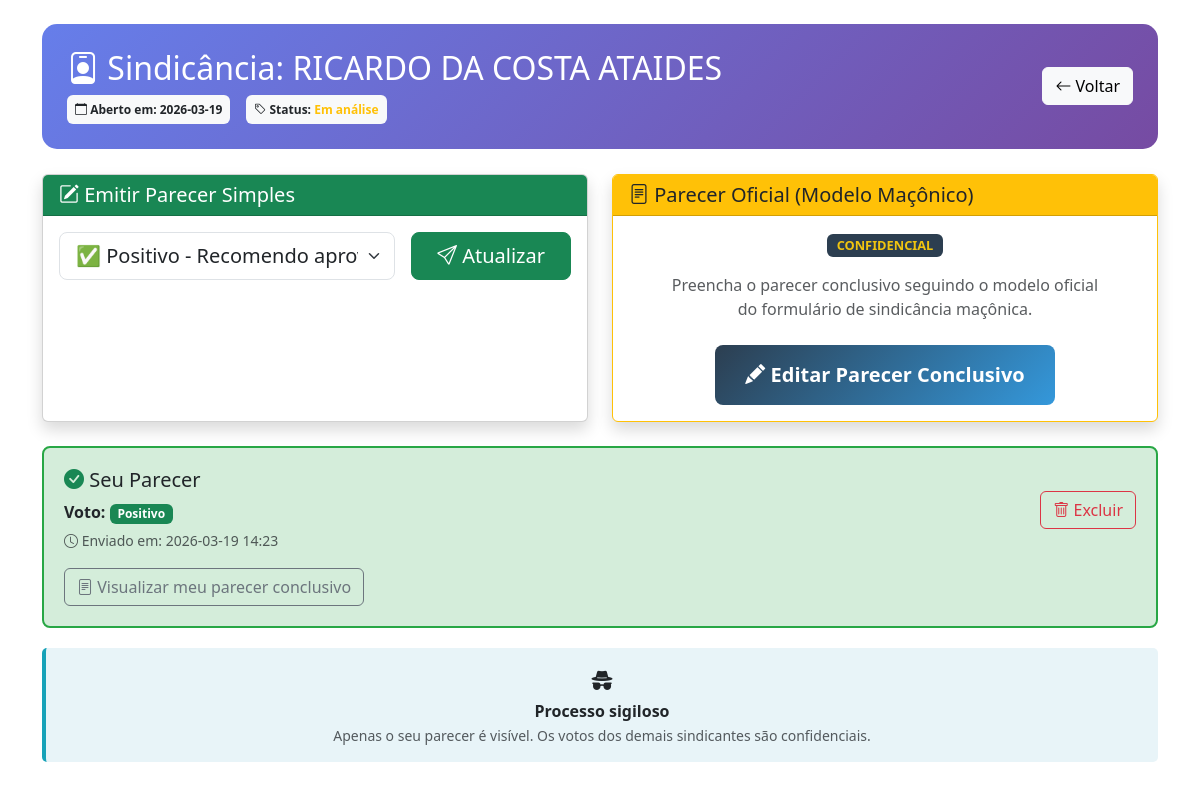
/sindicancia/1 (signed in), run on the app's committed database.
### tables this page shows
CREATE TABLE candidatos (
        id INTEGER PRIMARY KEY AUTOINCREMENT,
        nome TEXT NOT NULL,
        status TEXT DEFAULT 'Em análise',
        data_criacao TEXT NOT NULL,
        data_fechamento TEXT,
        fechado INTEGER DEFAULT 0,
        resultado_final TEXT
    );

CREATE TABLE sindicancias (
        id INTEGER PRIMARY KEY AUTOINCREMENT,
        candidato_id INTEGER NOT NULL,
        sindicante TEXT NOT NULL,
        parecer TEXT NOT NULL,
        data_envio TEXT NOT NULL, parecer_conclusivo TEXT,
        FOREIGN KEY (candidato_id) REFERENCES candidatos (id) ON DELETE CASCADE,
        UNIQUE(candidato_id, sindicante)
    );

### app.py (the view, shortened to what this page needs)
@app.route("/sindicancia/<int:id>", methods=["GET", "POST"])
@login_required
def visualizar_sindicancia(id):
    if session["tipo"] == "admin":
        flash("Administradores não podem emitir pareceres", "warning")
        return redirect("/candidatos")
    conn = get_db()
    cursor = conn.cursor()
    cursor.execute("SELECT * FROM candidatos WHERE id = ?", (id,))
    candidato = cursor.fetchone()
    if not candidato:
        flash("Candidato não encontrado", "danger")
        return redirect("/minhas_sindicancias")
    bloqueado = candidato["fechado"] == 1
    usuario = session["usuario"]
    cursor.execute("""
        SELECT s.*, u.usuario, u.nome_completo
        FROM sindicancias s
        JOIN usuarios u ON s.sindicante = u.usuario
        WHERE s.candidato_id = ?
        ORDER BY s.data_envio DESC
    """, (id,))
    registros = cursor.fetchall()
    cursor.execute("""
        SELECT * FROM sindicancias
        WHERE candidato_id = ? AND sindicante = ?
    """, (id, usuario))
    meu_parecer = cursor.fetchone()
    cursor.execute("""
        SELECT id FROM pareceres_conclusivos
        WHERE candidato_id = ? AND sindicante = ?
    """, (id, usuario))
    parecer_conclusivo_existente = cursor.fetchone()
    conn.close()
    total_votos = len(registros)
    votos_positivos = sum(1 for r in registros if r["parecer"] == "positivo")
    votos_negativos = total_votos - votos_positivos
    return render_template("sindicancia.html",
                          candidato=candidato,
                          registros=registros,
                          meu_parecer=meu_parecer,
                          parecer_conclusivo_existente=parecer_conclusivo_existente,
                          total_votos=total_votos,
                          votos_positivos=votos_positivos,
                          votos_negativos=votos_negativos,
                          bloqueado=bloqueado,
                          tipo=session["tipo"],
                          usuario_atual=usuario)

### app.py (called while the page is built)
@app.context_processor
def inject_global():
    return {'datetime': datetime, 'now': datetime.now()}

def login_required(f):
    @wraps(f)
    def decorated_function(*args, **kwargs):
        if "usuario" not in session:
            flash("Faça login para acessar esta página", "warning")
            return redirect("/")
        return f(*args, **kwargs)
    return decorated_function

def get_db():
    conn = sqlite3.connect("banco.db")
    conn.row_factory = sqlite3.Row
    return conn

### templates/sindicancia.html (shortened to what this page needs)
<!DOCTYPE html>
<html lang="pt-br">
<head>
    <link href="https://cdn.jsdelivr.net/npm/bootstrap@5.3.0/dist/css/bootstrap.min.css" rel="stylesheet">
    <link rel="stylesheet" href="https://cdn.jsdelivr.net/npm/bootstrap-icons@1.11.0/font/bootstrap-icons.css">
</head>
<body>
    <div class="container-fluid py-4">
        <div class="container">
            <div class="candidato-header">
                <div class="d-flex justify-content-between align-items-center">
                    <div>
                        <h2 class="mb-2">
                            <i class="bi bi-person-badge"></i>
                            Sindicância: {{ candidato.nome }}
                        </h2>
                        <div class="d-flex gap-3 flex-wrap">
                            <span class="badge bg-light text-dark p-2">
                                <i class="bi bi-calendar"></i>
                                Aberto em: {{ candidato.data_criacao[:10] }}
                            </span>
                            <span class="badge bg-light text-dark p-2">
                                <i class="bi bi-tag"></i>
                                Status:
                                {% if candidato.status == "Aprovado" %}
                                    <span class="text-success">Aprovado</span>
                                {% elif candidato.status == "Reprovado" %}
                                    <span class="text-danger">Reprovado</span>
                                {% else %}
                                    <span class="text-warning">Em análise</span>
                                {% endif %}
                            </span>
                        </div>
                    </div>
                    <div>
                        <a href="{% if tipo == 'admin' %}/candidatos{% else %}/minhas_sindicancias{% endif %}" class="btn btn-light">
                            <i class="bi bi-arrow-left"></i> Voltar
                        </a>
                    </div>
                </div>
            </div>
            {% if not bloqueado and tipo == "sindicante" %}
                <div class="row mb-4">
                    <div class="col-md-6">
                        <div class="card shadow h-100">
                            <div class="card-header bg-success text-white">
                                <h5 class="mb-0">
                                    <i class="bi bi-pencil-square"></i>
                                    Emitir Parecer Simples
                                </h5>
                            </div>
                            <div class="card-body">
                                <form method="POST" class="row g-3 align-items-center">
                                    <div class="col-md-8">
                                        <select name="parecer" class="form-select form-select-lg" required>
                                            <option value="positivo"
                                                    {% if meu_parecer and meu_parecer.parecer == "positivo" %}selected{% endif %}>
                                                ✅ Positivo - Recomendo aprovação
                                            </option>
                                        </select>
                                    </div>
                                    <div class="col-md-4">
                                        <button type="submit" class="btn btn-success btn-lg w-100">
                                            <i class="bi bi-send"></i>
                                            {% if meu_parecer %}
                                                Atualizar
                                            {% else %}
                                                Enviar
                                            {% endif %}
                                        </button>
                                    </div>
                                </form>
                            </div>
                        </div>
                    </div>
                    <div class="col-md-6">
                        <div class="card shadow h-100 border-warning">
                            <div class="card-header bg-warning text-dark">
                                <h5 class="mb-0">
                                    <i class="bi bi-file-text"></i>
                                    Parecer Oficial (Modelo Maçônico)
                                </h5>
                            </div>
                            <div class="card-body d-flex align-items-center justify-content-center">
                                <div class="text-center">
                                    <span class="badge badge-oficial mb-3">CONFIDENCIAL</span>
                                    <p class="text-muted mb-4">
                                        Preencha o parecer conclusivo seguindo o modelo oficial<br>
                                        do formulário de sindicância maçônica.
                                    </p>
                                    <a href="/parecer_conclusivo/{{ candidato.id }}" class="btn btn-oficial btn-lg">
                                        <i class="bi bi-pencil-fill"></i>
                                        {% if parecer_conclusivo_existente %}
                                            Editar Parecer Conclusivo
                                        {% else %}
                                            Preencher Parecer Conclusivo
                                        {% endif %}
                                    </a>
                                </div>
                            </div>
                        </div>
                    </div>
                </div>
            {% elif bloqueado %}
                <div class="alert alert-dark text-center mb-4">
                    <i class="bi bi-lock fs-1"></i>
                    <h4>Sindicância Encerrada</h4>
                    <p class="mb-0">Não é mais possível enviar ou modificar pareceres.</p>
                </div>
            {% endif %}
            {% if meu_parecer %}
            <div class="meu-parecer">
                <div class="d-flex justify-content-between align-items-center">
                    <div>
                        <h5 class="mb-2">
                            <i class="bi bi-check-circle-fill text-success"></i>
                            Seu Parecer
                        </h5>
                        <p class="mb-1">
                            <strong>Voto:</strong>
                            {% if meu_parecer.parecer == "positivo" %}
                                <span class="badge bg-success">Positivo</span>
                            {% else %}
                                <span class="badge bg-danger">Negativo</span>
                            {% endif %}
                        </p>
                        <small class="text-muted">
                            <i class="bi bi-clock"></i>
                            Enviado em: {{ meu_parecer.data_envio[:16] }}
                        </small>
                    </div>
                    <div>
                        {% if not bloqueado %}
                        <a href="/excluir_parecer/{{ candidato.id }}"
                           class="btn btn-outline-danger"
                           onclick="return confirm('Excluir seu parecer? Você poderá enviar novamente.')">
                            <i class="bi bi-trash"></i> Excluir
                        </a>
                        {% endif %}
                    </div>
                </div>
                {% if parecer_conclusivo_existente %}
                <div class="mt-3">
                    <a href="/visualizar_parecer_conclusivo/{{ candidato.id }}" class="btn btn-outline-secondary">
                        <i class="bi bi-file-text"></i> Visualizar meu parecer conclusivo
                    </a>
                </div>
                {% endif %}
            </div>
            {% endif %}
            <div class="info-card text-center">
                <i class="bi bi-incognito fs-4"></i>
                <p class="mb-0">
                    <strong>Processo sigiloso</strong><br>
                    <small class="text-muted">Apenas o seu parecer é visível. Os votos dos demais sindicantes são confidenciais.</small>
                </p>
            </div>
        </div>
    </div>
</body>
</html>

### templates/sindicancia.html (style rules this page uses)
.candidato-header { background: linear-gradient(135deg, #667eea 0%, #764ba2 100%); color: white; border-radius: 15px; padding: 25px; margin-bottom: 25px; }
.btn-oficial { background: linear-gradient(135deg, #2c3e50 0%, #3498db 100%); color: white; border: none; padding: 15px 30px; font-weight: bold; transition: all 0.3s; }
.badge-oficial { background-color: #2c3e50; color: #f1c40f; padding: 5px 10px; font-size: 0.8rem; }
.meu-parecer { background-color: #d4edda; border: 2px solid #28a745; border-radius: 8px; padding: 20px; margin-bottom: 20px; }
.info-card { background-color: #e8f4f8; border-left: 4px solid #17a2b8; padding: 15px; margin: 20px 0; border-radius: 5px; }

### data on the page
candidatos: nome "RICARDO DA COSTA ATAIDES", data_criacao "2026-03-19"
sindicancias: parecer "✅ Positivo - Recomendo aprovação", data_envio "2026-03-19 14:23"
